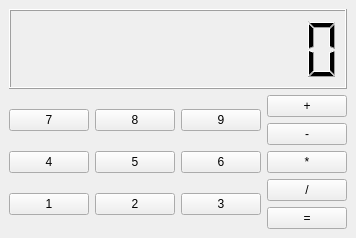
<?xml version="1.0" encoding="UTF-8"?>
<ui version="4.0">
 <class>MainWindow</class>
 <widget class="QMainWindow" name="MainWindow">
  <property name="geometry">
   <rect>
    <x>0</x>
    <y>0</y>
    <width>342</width>
    <height>238</height>
   </rect>
  </property>
  <property name="windowTitle">
   <string>Calculator</string>
  </property>
  <property name="windowIcon">
   <iconset>
    <normaloff>icon.ico</normaloff>icon.ico</iconset>
  </property>
  <property name="iconSize">
   <size>
    <width>16</width>
    <height>16</height>
   </size>
  </property>
  <widget class="QWidget" name="centralwidget">
   <layout class="QVBoxLayout" name="verticalLayout_2">
    <item>
     <widget class="QLCDNumber" name="lcdNumber">
      <property name="digitCount">
       <number>10</number>
      </property>
      <property name="mode">
       <enum>QLCDNumber::Dec</enum>
      </property>
      <property name="intValue" stdset="0">
       <number>0</number>
      </property>
     </widget>
    </item>
    <item>
     <layout class="QHBoxLayout" name="horizontalLayout">
      <item>
       <layout class="QGridLayout" name="gridLayout">
        <item row="2" column="2">
         <widget class="QPushButton" name="pushButton_3">
          <property name="text">
           <string>3</string>
          </property>
         </widget>
        </item>
        <item row="2" column="1">
         <widget class="QPushButton" name="pushButton_2">
          <property name="text">
           <string>2</string>
          </property>
         </widget>
        </item>
        <item row="0" column="1">
         <widget class="QPushButton" name="pushButton_8">
          <property name="text">
           <string>8</string>
          </property>
         </widget>
        </item>
        <item row="0" column="0">
         <widget class="QPushButton" name="pushButton_7">
          <property name="text">
           <string>7</string>
          </property>
         </widget>
        </item>
        <item row="1" column="1">
         <widget class="QPushButton" name="pushButton_5">
          <property name="text">
           <string>5</string>
          </property>
         </widget>
        </item>
        <item row="1" column="2">
         <widget class="QPushButton" name="pushButton_6">
          <property name="text">
           <string>6</string>
          </property>
         </widget>
        </item>
        <item row="2" column="0">
         <widget class="QPushButton" name="pushButton_1">
          <property name="text">
           <string>1</string>
          </property>
         </widget>
        </item>
        <item row="0" column="2">
         <widget class="QPushButton" name="pushButton_9">
          <property name="text">
           <string>9</string>
          </property>
         </widget>
        </item>
        <item row="1" column="0">
         <widget class="QPushButton" name="pushButton_4">
          <property name="text">
           <string>4</string>
          </property>
         </widget>
        </item>
       </layout>
      </item>
      <item>
       <layout class="QVBoxLayout" name="verticalLayout">
        <item>
         <widget class="QPushButton" name="pushButton_pl">
          <property name="text">
           <string>+</string>
          </property>
         </widget>
        </item>
        <item>
         <widget class="QPushButton" name="pushButton_mi">
          <property name="text">
           <string>-</string>
          </property>
         </widget>
        </item>
        <item>
         <widget class="QPushButton" name="pushButton_um">
          <property name="text">
           <string>*</string>
          </property>
         </widget>
        </item>
        <item>
         <widget class="QPushButton" name="pushButton_del">
          <property name="text">
           <string>/</string>
          </property>
         </widget>
        </item>
        <item>
         <widget class="QPushButton" name="pushButton_ravn">
          <property name="text">
           <string>=</string>
          </property>
         </widget>
        </item>
       </layout>
      </item>
     </layout>
    </item>
   </layout>
  </widget>
 </widget>
 <resources/>
 <connections/>
</ui>
